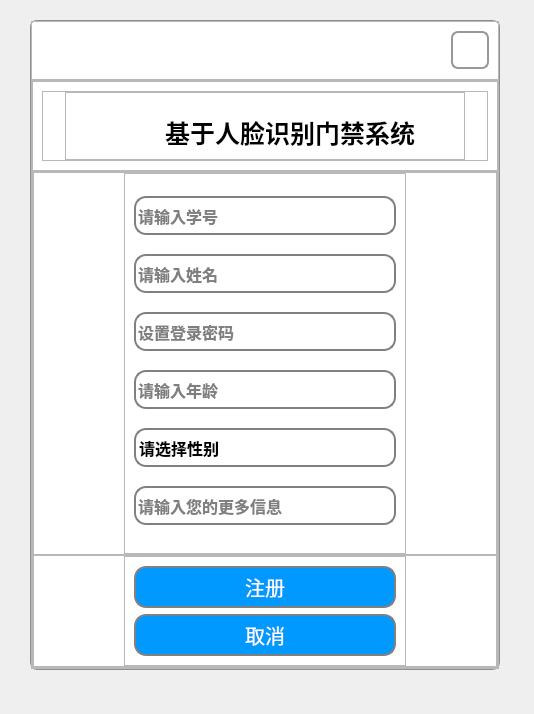
<?xml version="1.0" encoding="UTF-8"?>
<ui version="4.0">
 <class>Dialog</class>
 <widget class="QDialog" name="Dialog">
  <property name="geometry">
   <rect>
    <x>0</x>
    <y>0</y>
    <width>534</width>
    <height>714</height>
   </rect>
  </property>
  <property name="windowTitle">
   <string>Dialog</string>
  </property>
  <widget class="QFrame" name="main_frame">
   <property name="geometry">
    <rect>
     <x>30</x>
     <y>20</y>
     <width>470</width>
     <height>650</height>
    </rect>
   </property>
   <property name="minimumSize">
    <size>
     <width>470</width>
     <height>650</height>
    </size>
   </property>
   <property name="styleSheet">
    <string notr="true">
#main_frame{
background:#ffffff;
border-top-left-radius:7px;
border-top-right-radius:7px;
border-bottom-left-radius:7px;
border-bottom-right-radius:7px;
border: 1px solid #8f8f91;

}
</string>
   </property>
   <property name="frameShape">
    <enum>QFrame::StyledPanel</enum>
   </property>
   <property name="frameShadow">
    <enum>QFrame::Raised</enum>
   </property>
   <layout class="QVBoxLayout" name="verticalLayout">
    <property name="spacing">
     <number>0</number>
    </property>
    <property name="leftMargin">
     <number>0</number>
    </property>
    <property name="topMargin">
     <number>0</number>
    </property>
    <property name="rightMargin">
     <number>0</number>
    </property>
    <property name="bottomMargin">
     <number>0</number>
    </property>
    <item>
     <widget class="QFrame" name="frame_2">
      <property name="sizePolicy">
       <sizepolicy hsizetype="Preferred" vsizetype="Expanding">
        <horstretch>0</horstretch>
        <verstretch>1</verstretch>
       </sizepolicy>
      </property>
      <property name="frameShape">
       <enum>QFrame::StyledPanel</enum>
      </property>
      <property name="frameShadow">
       <enum>QFrame::Raised</enum>
      </property>
      <widget class="QPushButton" name="close_button">
       <property name="geometry">
        <rect>
         <x>420</x>
         <y>10</y>
         <width>38</width>
         <height>38</height>
        </rect>
       </property>
       <property name="cursor">
        <cursorShape>PointingHandCursor</cursorShape>
       </property>
       <property name="styleSheet">
        <string notr="true">QPushButton{
                background-color: transparent; 
                border-radius:7px;
  border: 2px solid #96989b;}
            QPushButton:hover{
               padding-top:5px;
padding-left:5px;
}</string>
       </property>
       <property name="text">
        <string/>
       </property>
      </widget>
     </widget>
    </item>
    <item>
     <widget class="QFrame" name="frame_3">
      <property name="sizePolicy">
       <sizepolicy hsizetype="Preferred" vsizetype="Expanding">
        <horstretch>0</horstretch>
        <verstretch>10</verstretch>
       </sizepolicy>
      </property>
      <property name="frameShape">
       <enum>QFrame::StyledPanel</enum>
      </property>
      <property name="frameShadow">
       <enum>QFrame::Raised</enum>
      </property>
      <layout class="QVBoxLayout" name="verticalLayout_2">
       <property name="spacing">
        <number>0</number>
       </property>
       <property name="leftMargin">
        <number>0</number>
       </property>
       <property name="topMargin">
        <number>0</number>
       </property>
       <property name="rightMargin">
        <number>0</number>
       </property>
       <property name="bottomMargin">
        <number>0</number>
       </property>
       <item>
        <widget class="QFrame" name="frame">
         <property name="sizePolicy">
          <sizepolicy hsizetype="Preferred" vsizetype="Expanding">
           <horstretch>0</horstretch>
           <verstretch>2</verstretch>
          </sizepolicy>
         </property>
         <property name="frameShape">
          <enum>QFrame::StyledPanel</enum>
         </property>
         <property name="frameShadow">
          <enum>QFrame::Raised</enum>
         </property>
         <layout class="QHBoxLayout" name="horizontalLayout">
          <item>
           <widget class="QFrame" name="frame_5">
            <property name="frameShape">
             <enum>QFrame::StyledPanel</enum>
            </property>
            <property name="frameShadow">
             <enum>QFrame::Raised</enum>
            </property>
            <layout class="QHBoxLayout" name="horizontalLayout_2">
             <property name="spacing">
              <number>0</number>
             </property>
             <property name="leftMargin">
              <number>22</number>
             </property>
             <property name="topMargin">
              <number>0</number>
             </property>
             <property name="rightMargin">
              <number>22</number>
             </property>
             <property name="bottomMargin">
              <number>0</number>
             </property>
             <item>
              <widget class="QFrame" name="frame_6">
               <property name="frameShape">
                <enum>QFrame::StyledPanel</enum>
               </property>
               <property name="frameShadow">
                <enum>QFrame::Raised</enum>
               </property>
               <widget class="QLabel" name="label_2">
                <property name="geometry">
                 <rect>
                  <x>100</x>
                  <y>10</y>
                  <width>271</width>
                  <height>61</height>
                 </rect>
                </property>
                <property name="styleSheet">
                 <string notr="true">color:black;
border:none;
font-size:25px;
font-weight:700;
font-family: &quot;微软雅黑&quot;, Helvetica, Arial, sans-serif;</string>
                </property>
                <property name="text">
                 <string>基于人脸识别门禁系统</string>
                </property>
               </widget>
               <widget class="QLabel" name="label">
                <property name="geometry">
                 <rect>
                  <x>50</x>
                  <y>20</y>
                  <width>41</width>
                  <height>41</height>
                 </rect>
                </property>
                <property name="text">
                 <string/>
                </property>
                <property name="pixmap">
                 <pixmap>../images/logo.jpg</pixmap>
                </property>
                <property name="scaledContents">
                 <bool>true</bool>
                </property>
               </widget>
              </widget>
             </item>
            </layout>
           </widget>
          </item>
         </layout>
        </widget>
       </item>
       <item>
        <widget class="QFrame" name="frame_4">
         <property name="sizePolicy">
          <sizepolicy hsizetype="Preferred" vsizetype="Expanding">
           <horstretch>0</horstretch>
           <verstretch>11</verstretch>
          </sizepolicy>
         </property>
         <property name="frameShape">
          <enum>QFrame::StyledPanel</enum>
         </property>
         <property name="frameShadow">
          <enum>QFrame::Raised</enum>
         </property>
         <layout class="QVBoxLayout" name="verticalLayout_3">
          <property name="spacing">
           <number>0</number>
          </property>
          <property name="leftMargin">
           <number>0</number>
          </property>
          <property name="topMargin">
           <number>0</number>
          </property>
          <property name="rightMargin">
           <number>0</number>
          </property>
          <property name="bottomMargin">
           <number>0</number>
          </property>
          <item>
           <widget class="QFrame" name="frame_7">
            <property name="sizePolicy">
             <sizepolicy hsizetype="Preferred" vsizetype="Expanding">
              <horstretch>0</horstretch>
              <verstretch>8</verstretch>
             </sizepolicy>
            </property>
            <property name="frameShape">
             <enum>QFrame::StyledPanel</enum>
            </property>
            <property name="frameShadow">
             <enum>QFrame::Raised</enum>
            </property>
            <layout class="QVBoxLayout" name="verticalLayout_4" stretch="0">
             <property name="spacing">
              <number>0</number>
             </property>
             <property name="leftMargin">
              <number>90</number>
             </property>
             <property name="topMargin">
              <number>0</number>
             </property>
             <property name="rightMargin">
              <number>90</number>
             </property>
             <property name="bottomMargin">
              <number>0</number>
             </property>
             <item>
              <widget class="QFrame" name="frame_9">
               <property name="styleSheet">
                <string notr="true">QLineEdit{
border:2px solid gray;
font-size:16px;
font-weight:600;
font-family: &quot;微软雅黑&quot;;
border-radius:12px;
height:35px;
}</string>
               </property>
               <property name="frameShape">
                <enum>QFrame::StyledPanel</enum>
               </property>
               <property name="frameShadow">
                <enum>QFrame::Raised</enum>
               </property>
               <layout class="QVBoxLayout" name="verticalLayout_5">
                <item>
                 <widget class="QLineEdit" name="id_lineEdit">
                  <property name="placeholderText">
                   <string>请输入学号</string>
                  </property>
                 </widget>
                </item>
                <item>
                 <widget class="QLineEdit" name="name_lineEdit">
                  <property name="placeholderText">
                   <string>请输入姓名</string>
                  </property>
                 </widget>
                </item>
                <item>
                 <widget class="QLineEdit" name="password_lineEdit">
                  <property name="placeholderText">
                   <string>设置登录密码</string>
                  </property>
                 </widget>
                </item>
                <item>
                 <widget class="QLineEdit" name="age_lineEdit">
                  <property name="placeholderText">
                   <string>请输入年龄</string>
                  </property>
                 </widget>
                </item>
                <item>
                 <widget class="QComboBox" name="sex_lineEdit">
                  <property name="cursor">
                   <cursorShape>PointingHandCursor</cursorShape>
                  </property>
                  <property name="styleSheet">
                   <string notr="true">QComboBox{
border:2px solid gray;
font-size:16px;
font-weight:600;
font-family: &quot;微软雅黑&quot;;
border-radius:12px;
height:35px;
}

QComboBox::drop-down { 
border: none;

}</string>
                  </property>
                  <item>
                   <property name="text">
                    <string>请选择性别</string>
                   </property>
                  </item>
                  <item>
                   <property name="text">
                    <string>男</string>
                   </property>
                  </item>
                  <item>
                   <property name="text">
                    <string>女</string>
                   </property>
                  </item>
                 </widget>
                </item>
                <item>
                 <widget class="QLineEdit" name="more_lineEdit">
                  <property name="placeholderText">
                   <string>请输入您的更多信息</string>
                  </property>
                 </widget>
                </item>
               </layout>
              </widget>
             </item>
            </layout>
           </widget>
          </item>
          <item>
           <widget class="QFrame" name="frame_8">
            <property name="sizePolicy">
             <sizepolicy hsizetype="Preferred" vsizetype="Expanding">
              <horstretch>0</horstretch>
              <verstretch>2</verstretch>
             </sizepolicy>
            </property>
            <property name="frameShape">
             <enum>QFrame::StyledPanel</enum>
            </property>
            <property name="frameShadow">
             <enum>QFrame::Raised</enum>
            </property>
            <layout class="QHBoxLayout" name="horizontalLayout_3">
             <property name="spacing">
              <number>0</number>
             </property>
             <property name="leftMargin">
              <number>90</number>
             </property>
             <property name="topMargin">
              <number>0</number>
             </property>
             <property name="rightMargin">
              <number>90</number>
             </property>
             <property name="bottomMargin">
              <number>0</number>
             </property>
             <item>
              <widget class="QFrame" name="frame_10">
               <property name="frameShape">
                <enum>QFrame::StyledPanel</enum>
               </property>
               <property name="frameShadow">
                <enum>QFrame::Raised</enum>
               </property>
               <layout class="QVBoxLayout" name="verticalLayout_6">
                <item>
                 <widget class="QPushButton" name="confirm_button">
                  <property name="cursor">
                   <cursorShape>PointingHandCursor</cursorShape>
                  </property>
                  <property name="styleSheet">
                   <string notr="true">#confirm_button{
color:#ffffff;
background:#0099ff;
border:2px solid gray;
font-size:20px;

font-family: &quot;微软雅黑&quot;;
border-radius:12px;
height:38px;
}

#confirm_button:hover{
padding-under:5px;
padding-left:5px;
background:#008deb;
   }</string>
                  </property>
                  <property name="text">
                   <string>注册</string>
                  </property>
                 </widget>
                </item>
                <item>
                 <widget class="QPushButton" name="cancel_button">
                  <property name="cursor">
                   <cursorShape>PointingHandCursor</cursorShape>
                  </property>
                  <property name="styleSheet">
                   <string notr="true">#cancel_button{
color:#ffffff;
background:#0099ff;
border:2px solid gray;
font-size:20px;

font-family: &quot;微软雅黑&quot;;
border-radius:12px;
height:38px;
}

#cancel_button:hover{
padding-under:5px;
padding-left:5px;
background:#008deb;
   }</string>
                  </property>
                  <property name="text">
                   <string>取消</string>
                  </property>
                 </widget>
                </item>
               </layout>
              </widget>
             </item>
            </layout>
           </widget>
          </item>
         </layout>
        </widget>
       </item>
      </layout>
     </widget>
    </item>
   </layout>
  </widget>
 </widget>
 <resources/>
 <connections/>
</ui>
